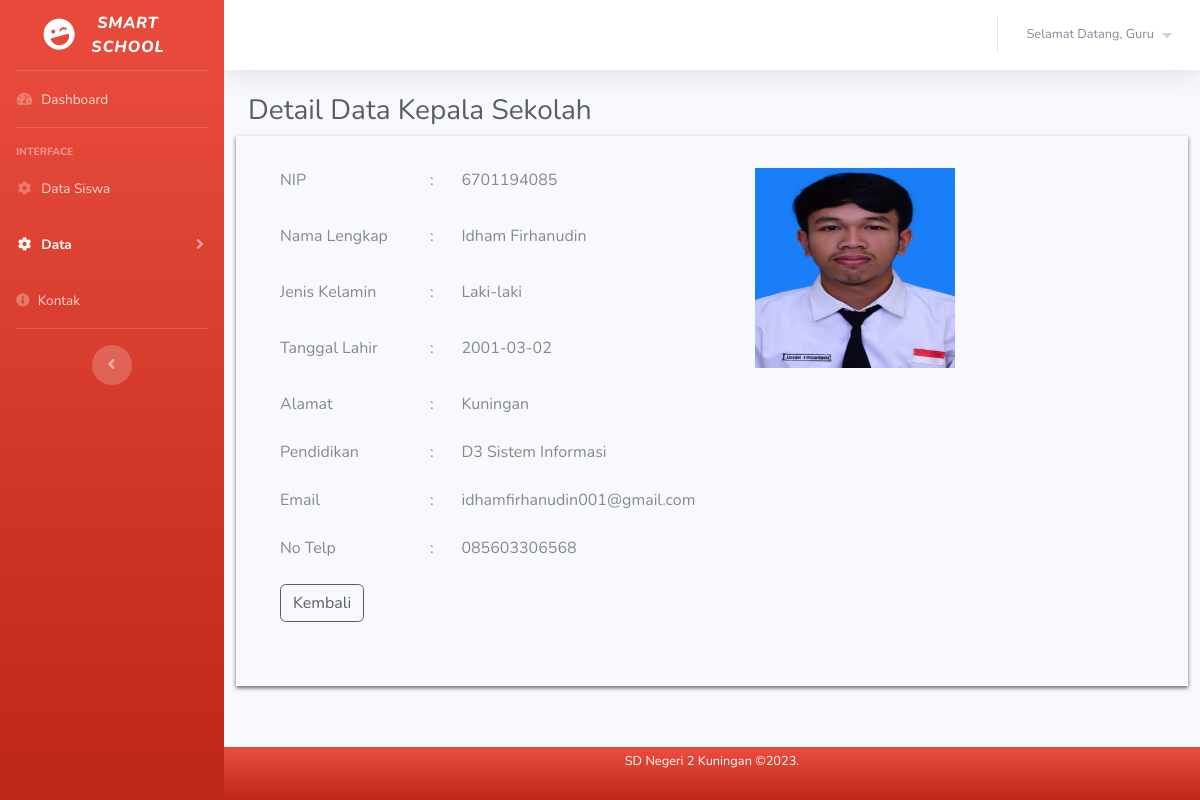
The app's page /guru/detail-kepsek.php with its own data.
### tables this page shows
CREATE TABLE `data_kepsek` (
  `id_kepsek` int(20) NOT NULL,
  `nip` varchar(20) NOT NULL,
  `nama_lengkap` varchar(50) NOT NULL,
  `jenis_kelamin` varchar(20) NOT NULL,
  `tanggal_lahir` date NOT NULL,
  `alamat` varchar(100) NOT NULL,
  `pendidikan` varchar(50) NOT NULL,
  `email` varchar(50) NOT NULL,
  `no_hp` varchar(15) NOT NULL,
  `foto` varchar(225) NOT NULL
);

### guru/function.php (called while the page is built, shortened)
<?php
	$conn = mysqli_connect("localhost", "root", "", "pendataan");
	function query($query){
		global $conn;
		$result = mysqli_query($conn, $query);
		if (mysqli_num_rows($result) == 1) {
			return mysqli_fetch_assoc($result);
		}
		$rows = [];
		return $rows;
	}
 ?>

### guru/detail-kepsek.php (the view, shortened to what this page needs)
<?php
    require 'function.php';
    $kepsek = query("SELECT * FROM data_kepsek");
 ?>
<!DOCTYPE html>
<html lang="en">
<head>
    <link href="style/vendor/fontawesome-free/css/all.min.css" rel="stylesheet" type="text/css">
    <link href="style/css/sb-admin-2.min.css" rel="stylesheet">
    <link href="style/vendor/datatables/dataTables.bootstrap4.min.css" rel="stylesheet">
</head>
<body id="page-top">
    <div id="wrapper">
        <ul class="navbar-nav bg-gradient-danger sidebar sidebar-dark accordion" id="accordionSidebar">
            <a class="sidebar-brand d-flex align-items-center justify-content-center" href="dashboard.php">
                <div class="sidebar-brand-icon rotate-n-15">
                    <i class="fas fa-laugh-wink"></i>
                </div>
                <div class="sidebar-brand-text mx-3"><i>Smart <br>School</i></div>
            </a>
            <hr class="sidebar-divider my-0">
            <li class="nav-item">
                <a class="nav-link" href="dashboard.php">
                    <i class="fas fa-fw fa-tachometer-alt"></i>
                    <span>Dashboard</span></a>
            </li>
            <hr class="sidebar-divider">
            <div class="sidebar-heading">
                Interface
            </div>
            <li class="nav-item">
                <a class="nav-link" href="siswa/data-kelas1.php">
                    <i class="fas fa-fw fa-cog"></i>
                    <span>Data Siswa</span>
                </a>
            </li>
            <li class="nav-item active">
                <a class="nav-link collapsed" href="#" data-toggle="collapse" data-target="#collapseTwo"
                    aria-expanded="true" aria-controls="collapseTwo">
                    <i class="fas fa-fw fa-cog"></i>
                    <span>Data</span>
                </a>
            </li>
            <li class="nav-item">
                <a class="nav-link" href="kontak.php">
                    <i class="fa fa-info-circle"></i>
                    <span>Kontak</span>
                </a>
            </li>
            <hr class="sidebar-divider">
            <div class="text-center d-none d-md-inline">
                <button class="rounded-circle border-0" id="sidebarToggle"></button>
            </div>
        </ul>
        <div id="content-wrapper" class="d-flex flex-column">
            <div id="content">
                <nav class="navbar navbar-expand navbar-light bg-white topbar mb-4 static-top shadow">
                    <ul class="navbar-nav ml-auto">
                        <li class="nav-item dropdown no-arrow">
                            <a class="nav-link dropdown-toggle" href="#" id="userDropdown" role="button"
                                data-toggle="dropdown" aria-haspopup="true" aria-expanded="false">
                                <span class="mr-2 d-none d-lg-inline text-gray-600 small">Selamat Datang, Guru</span>
                                <i class="fa fa-caret-down"></i>
                            </a>
                        </li>
                    </ul>
                </nav>
                <div class="container-fluid">
                    <h1 class="h3 mb-2 text-gray-800">Detail Data Kepala Sekolah</h1>
                    <div class="card-deck" style="box-shadow: 0 2px 4px rgba(0,0,0,0.6);">
                        <div class="col-md-10 col-sm-10 mb-3">
                            <div class="card-body">
                            <table class="table table-borderless" align="center">
                                <tbody>
                                    <tr>
                                        <td>NIP</td>
                                        <td>:</td>
                                        <td><?= $kepsek["nip"];?></td>
                                        <td rowspan="4"><img width="200" height="200" src="<?= $kepsek["foto"] ?>"></td>
                                    </tr>
                                    <tr>
                                        <td>Nama Lengkap</td>
                                        <td>:</td>
                                        <td><?= $kepsek["nama_lengkap"];?></td>
                                    </tr>
                                    <tr>
                                        <td>Jenis Kelamin</td>
                                        <td>:</td>
                                        <td><?= $kepsek["jenis_kelamin"];?></td>
                                    </tr>
                                    <tr>
                                        <td>Tanggal Lahir</td>
                                        <td>:</td>
                                        <td><?= $kepsek["tanggal_lahir"];?></td>
                                    </tr>
                                    <tr>
                                        <td>Alamat</td>
                                        <td>:</td>
                                        <td><?= $kepsek["alamat"];?></td>
                                    </tr>
                                    <tr>
                                        <td>Pendidikan</td>
                                        <td>:</td>
                                        <td><?= $kepsek["pendidikan"];?></td>
                                    </tr>
                                    <tr>
                                        <td>Email</td>
                                        <td>:</td>
                                        <td><?= $kepsek["email"];?></td>
                                    </tr>
                                    <tr>
                                        <td>No Telp</td>
                                        <td>:</td>
                                        <td><?= $kepsek["no_hp"];?></td>
                                    </tr>
                                    <tr>
                                        <td class="text-left" colspan="3">
                                            <a href="data-kepsek.php" class="btn btn-outline-dark" name="kembali"> Kembali</a>
                                        </td>
                                    </tr>
                                </tbody>
                            </table>
                            </div>
                        </div>
                    </div>
                </div>
            </div>
            <?php include '../footer.php'; ?>
        </div>
    </div>
</body>
</html>

### records on screen
data_kepsek: nip "6701194085", foto (picture), nama_lengkap "Idham Firhanudin", jenis_kelamin "Laki-laki", tanggal_lahir "2001-03-02", alamat "Kuningan", pendidikan "D3 Sistem Informasi", email "idhamfirhanudin001@gmail.com", no_hp "085603306568"
